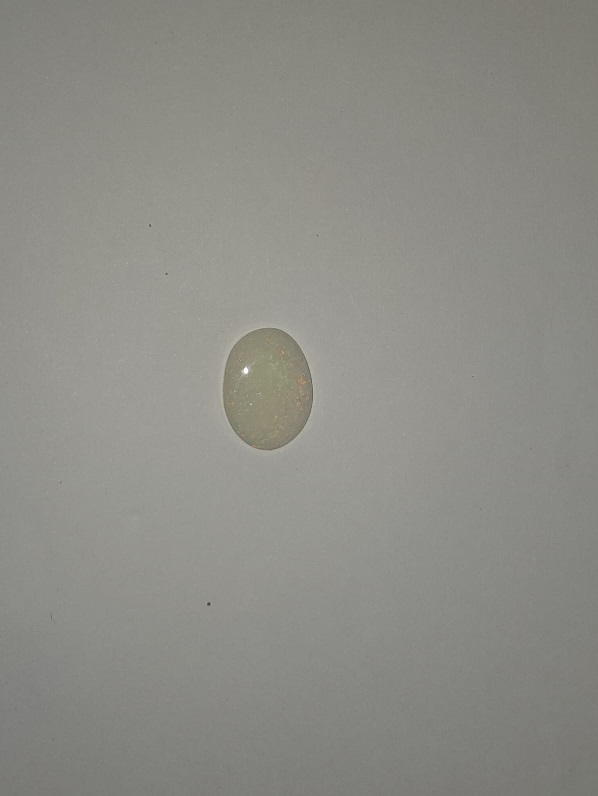
#> input picture test/opal.jpeg, 598 x 796 px, found by its file name
$ python test.py
#> lines starting #> are read from the running program, lines starting #| are printed output that depends on the picture; after the words box and inside, x2 and y2 are one past the last pixel; in counts of white or black regions, pixels touching at a corner belong together
import cv2
import numpy as np
import os

# Load the image
image_path = './test/opal.jpeg'
assert os.path.exists(image_path)

img = cv2.imread(image_path)
#> img is the input picture: shape (796, 598, 3); mean B, G, R 134.6, 140.6, 140.8
assert img is not None
cv2.imshow("Window", img)
cv2.waitKey(1000)

# Convert to grayscale
gray = cv2.cvtColor(img, cv2.COLOR_BGR2GRAY)
cv2.imshow("Window", gray)


# Convert the grayscale image to 8-bit
gray = cv2.convertScaleAbs(gray)
cv2.imshow("Window", gray)
cv2.waitKey(1000)


# Apply median filter with a 5-pixel radius
median_blur = cv2.medianBlur(gray, 5)
cv2.imshow("Window", median_blur)
cv2.waitKey(1000)


# Find edges
edges = cv2.Canny(median_blur, 100, 200)
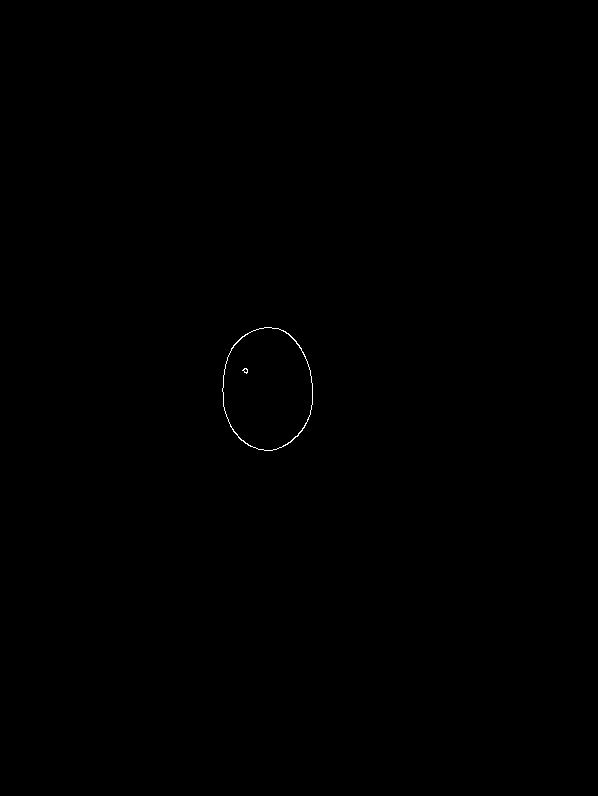
#> edges: shape (796, 598); 0.08% white in thin lines or dots, all inside (x1, y1, x2, y2) = (222, 327, 313, 451)

cv2.imshow("Window", edges)
cv2.waitKey(5)


inverted_img = cv2.bitwise_not(edges)
cv2.imshow("Window", inverted_img)

# Step 2: Find contours of the detected edges
contours, _ = cv2.findContours(edges, cv2.RETR_EXTERNAL, cv2.CHAIN_APPROX_SIMPLE)
#> contours = 1 contour; box (x1, y1, x2, y2) and area: (222, 327, 313, 451) 8780

# Assuming there's only one contour
contour = contours[0]
#> contour = contour of 150 points, box (x1, y1, x2, y2) (222, 327, 313, 451), area 8780

# Step 3: Draw a horizontal and a vertical line inside the contour
# Calculate the midpoint of the contour (center of the object)
M = cv2.moments(contour)
#> M = moments, m00 8779.5, centre m10/m00, m01/m00 = (267, 388.6)
cx = int(M['m10'] / M['m00'])
#> cx = 267
cy = int(M['m01'] / M['m00'])
#> cy = 388

# Draw a horizontal line
cv2.line(edges, (cx - 50, cy), (cx + 50, cy), (255, 0, 0), 2)

# Draw a vertical line
cv2.line(edges, (cx, cy - 50), (cx, cy + 50), (255, 0, 0), 2)
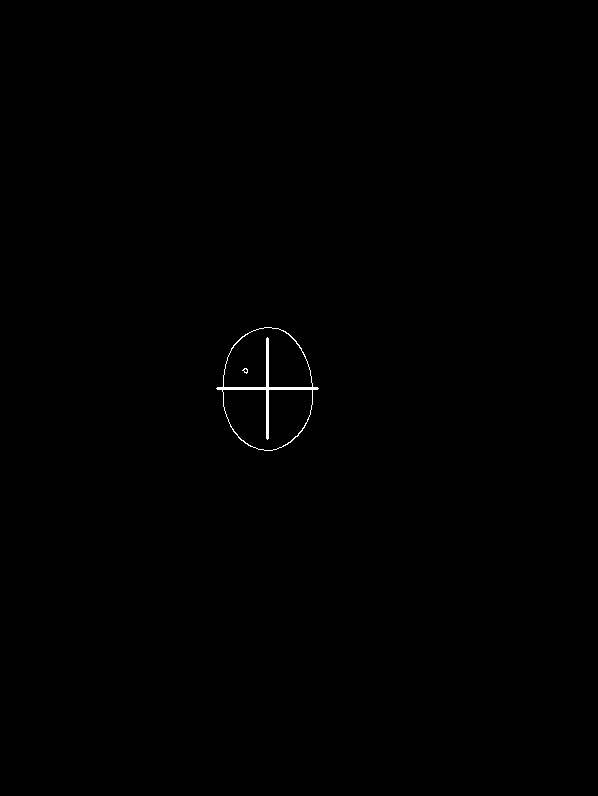
#> edges: shape (796, 598); 0.21% white; 2 white regions (1 under 20 px), largest, box (x1, y1, x2, y2) and area: (216, 327, 319, 451) 972

# Display the image with lines
cv2.imshow('Image with lines', edges)
cv2.waitKey(0)


# Define the weights for each image
alpha = 0.5  # Weight for the first image
beta = 0.5   # Weight for the second image
gamma = 0    # Scalar added to each sum

# Superimpose the images
superimposed_img = cv2.addWeighted(gray, alpha, inverted_img, beta, gamma)
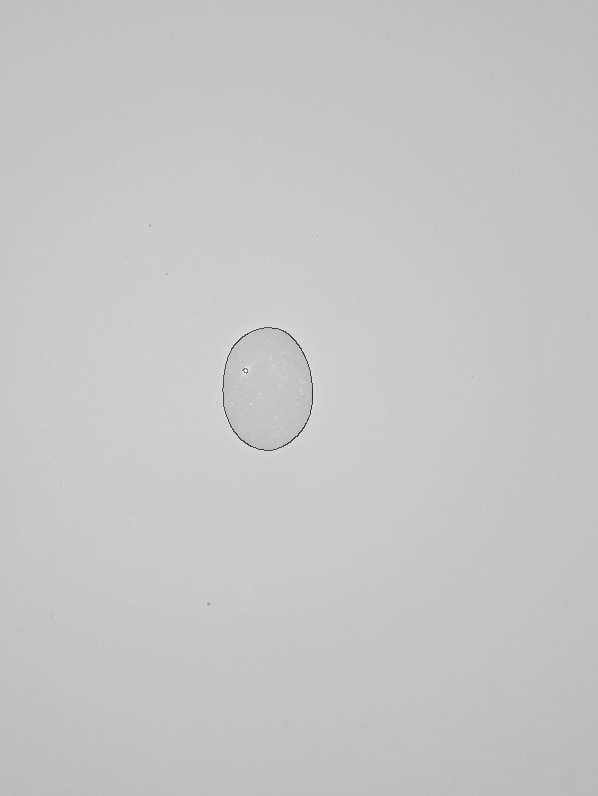
#> superimposed_img: shape (796, 598); min 46, max 255, mean 197.4
cv2.imshow("Window", superimposed_img)
cv2.waitKey(0)
cv2.destroyAllWindows()

$ run again, with test/10.jpeg copied over test/opal.jpeg
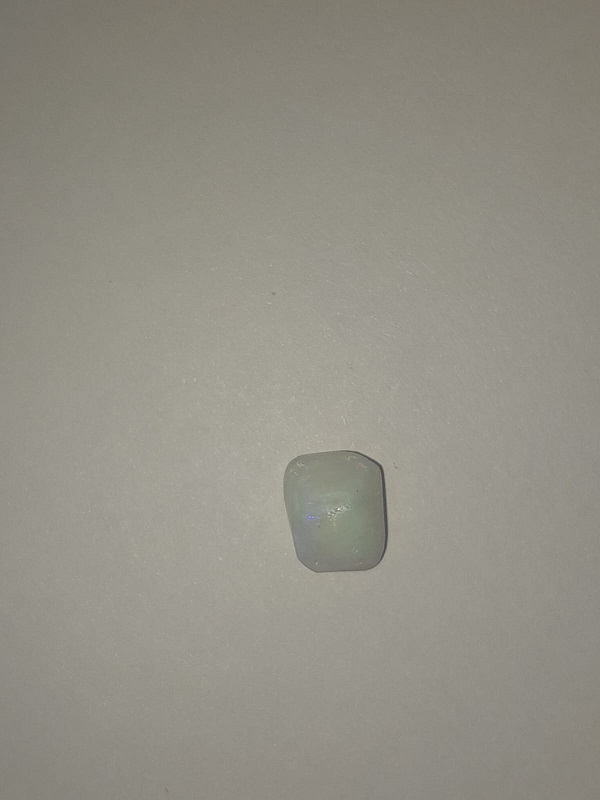
#> input picture test/10.jpeg, 600 x 800 px, found by its file name
#> img is the input picture: shape (800, 600, 3); mean B, G, R 134, 144, 146.8
#> `edges = cv2.Canny(median_blur, 100, 200)`:
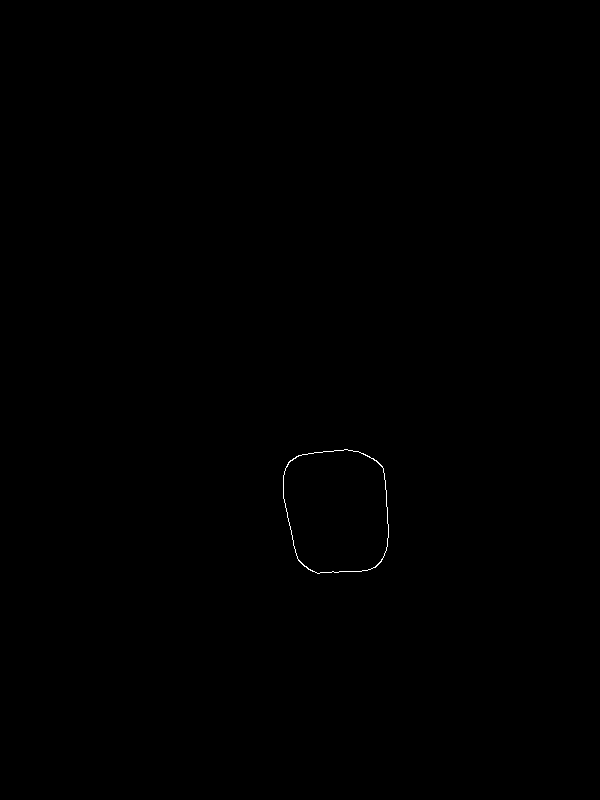
#> edges: shape (800, 600); 0.09% white in thin lines or dots, all inside (x1, y1, x2, y2) = (283, 449, 389, 574)
#> contours = 1 contour; box (x1, y1, x2, y2) and area: (283, 449, 389, 574) 11157
#> contour = contour of 136 points, box (x1, y1, x2, y2) (283, 449, 389, 574), area 11157
#> M = moments, m00 11157, centre m10/m00, m01/m00 = (336.7, 510.3)
#> cx = 336
#> cy = 510
#> `superimposed_img = cv2.addWeighted(gray, alpha, inverted_img, beta, ga..`:
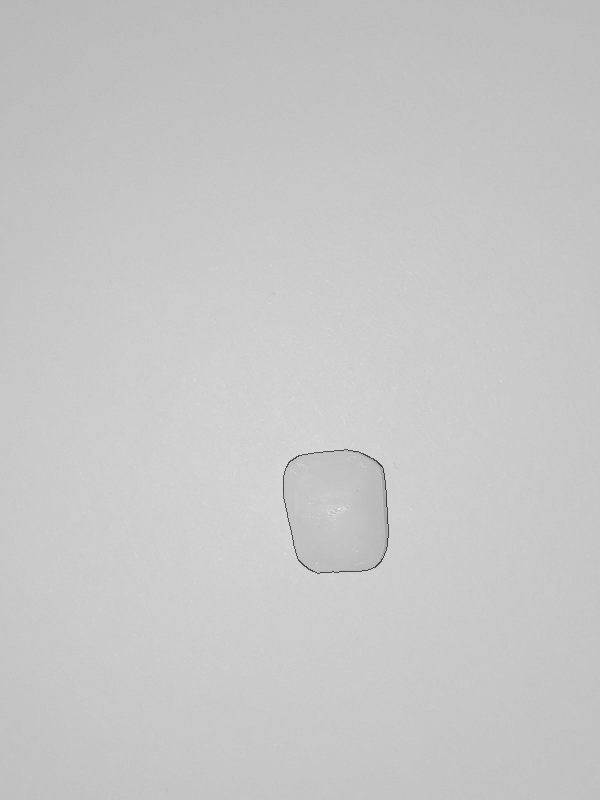
#> superimposed_img: shape (800, 600); min 45, max 254, mean 199.3

$ run again, with test/11.jpeg copied over test/opal.jpeg
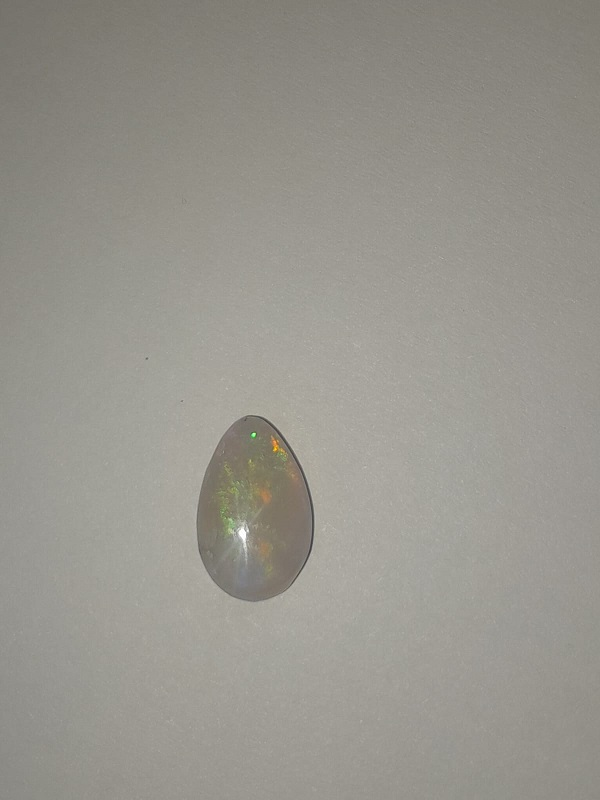
#> input picture test/11.jpeg, 600 x 800 px, found by its file name
#> img is the input picture: shape (800, 600, 3); mean B, G, R 141.6, 149.1, 151.6
#> `edges = cv2.Canny(median_blur, 100, 200)`:
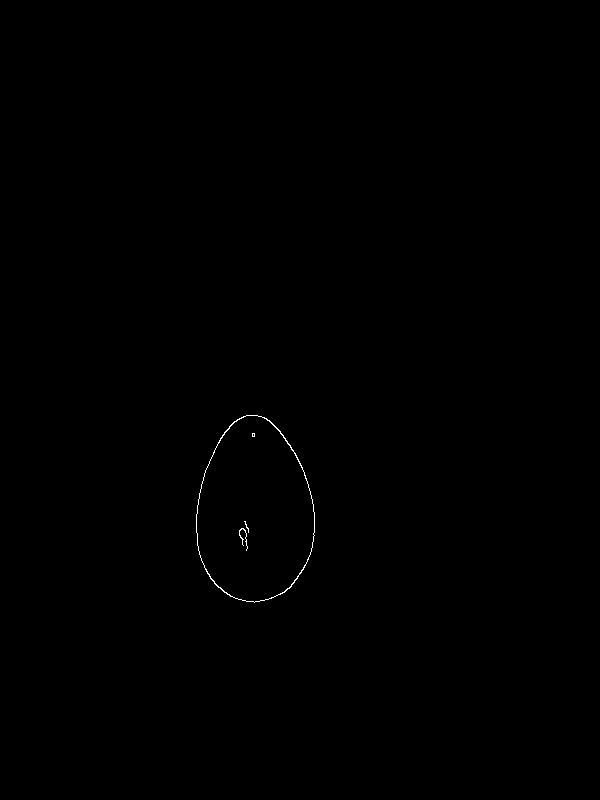
#> edges: shape (800, 600); 0.13% white in thin lines or dots, all inside (x1, y1, x2, y2) = (196, 415, 315, 603)
#> contours = 1 contour; box (x1, y1, x2, y2) and area: (196, 415, 315, 603) 16879
#> contour = contour of 234 points, box (x1, y1, x2, y2) (196, 415, 315, 603), area 16879
#> M = moments, m00 16879, centre m10/m00, m01/m00 = (254.3, 512.4)
#> cx = 254
#> cy = 512
#> `superimposed_img = cv2.addWeighted(gray, alpha, inverted_img, beta, ga..`:
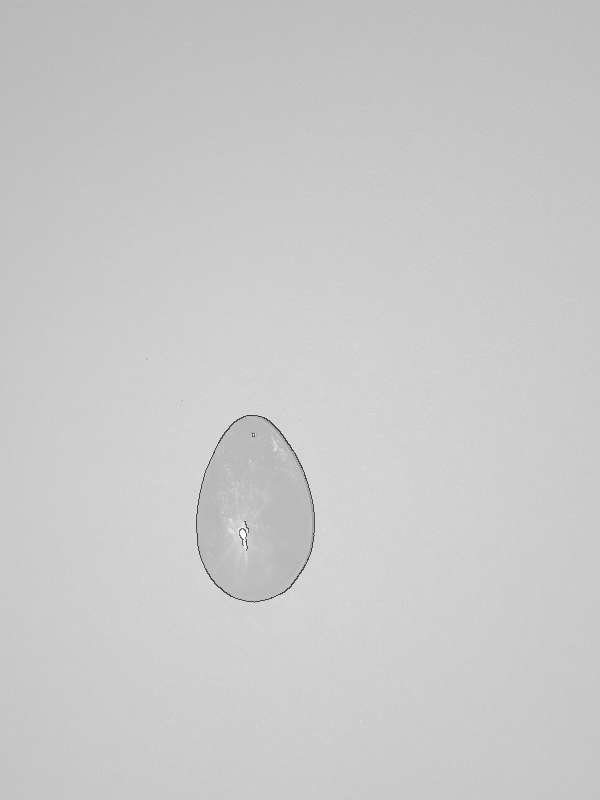
#> superimposed_img: shape (800, 600); min 44, max 255, mean 201.8

$ run again, with test/12.jpeg copied over test/opal.jpeg
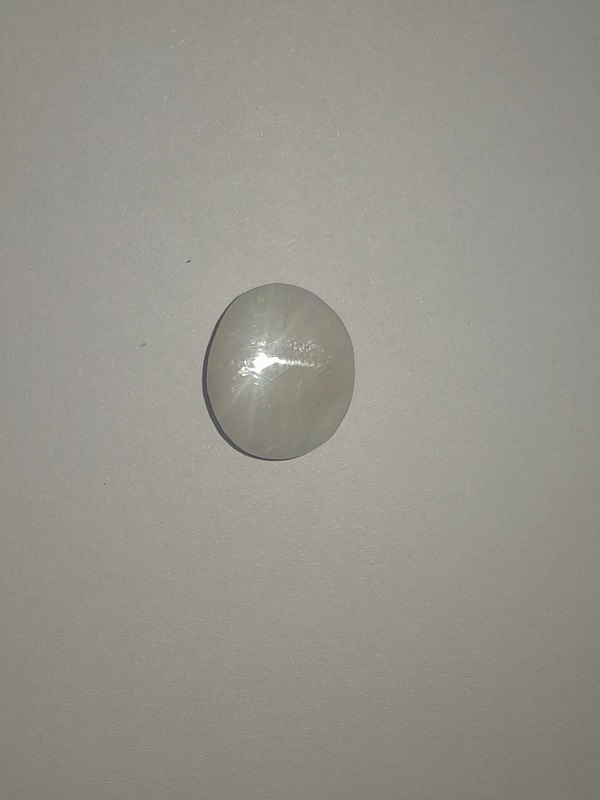
#> input picture test/12.jpeg, 600 x 800 px, found by its file name
#> img is the input picture: shape (800, 600, 3); mean B, G, R 140.3, 147.7, 150
#> `edges = cv2.Canny(median_blur, 100, 200)`:
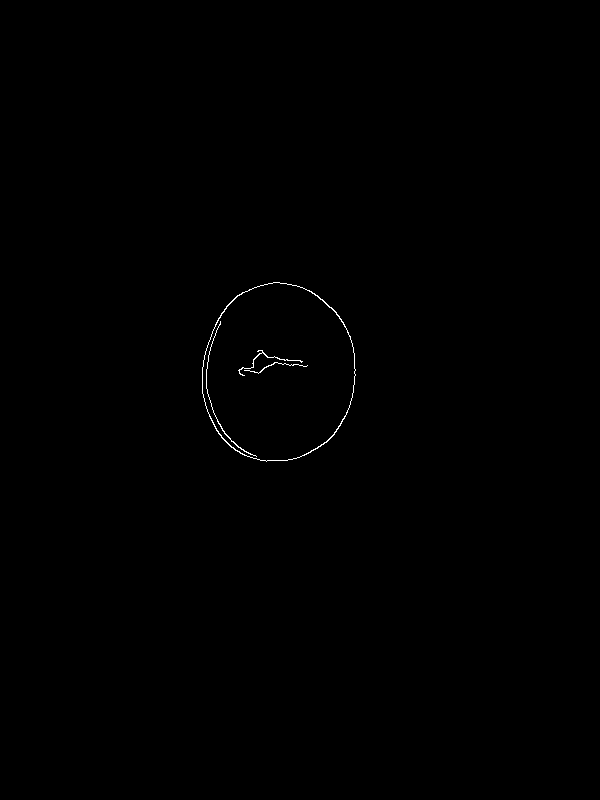
#> edges: shape (800, 600); 0.2% white in thin lines or dots, all inside (x1, y1, x2, y2) = (202, 282, 356, 462)
#> contours = 1 contour; box (x1, y1, x2, y2) and area: (202, 282, 356, 462) 21566
#> contour = contour of 245 points, box (x1, y1, x2, y2) (202, 282, 356, 462), area 21566
#> M = moments, m00 21566, centre m10/m00, m01/m00 = (277.9, 372.4)
#> cx = 277
#> cy = 372
#> `superimposed_img = cv2.addWeighted(gray, alpha, inverted_img, beta, ga..`:
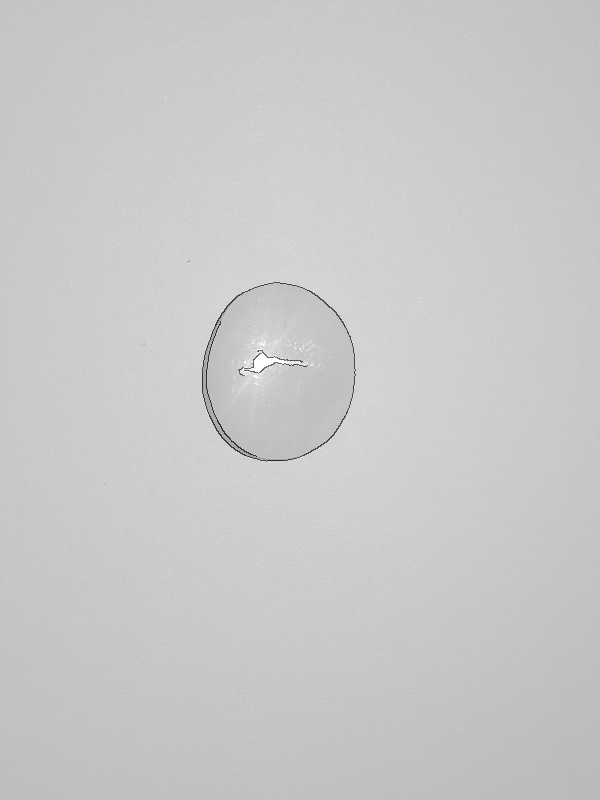
#> superimposed_img: shape (800, 600); min 36, max 255, mean 201
